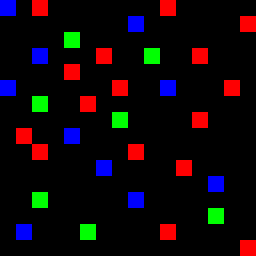

This game map was drawn from its Tiled (.tmx) file and the tilesets committed beside it. A one-line description and the full map source follow:
An orthogonal 16x16 tile map with 16x16 px tiles, 1 tile layer (Layer).

<map version="1.5" tiledversion="1.5.0" orientation="orthogonal" renderorder="right-down" width="16" height="16" tilewidth="16" tileheight="16" infinite="0" nextlayerid="2" nextobjectid="1">
 <tileset firstgid="1" source="Tileset.tsx" />
 <layer id="1" name="Layer" width="16" height="16">
  <data encoding="csv">
3,0,1,0,0,0,0,0,0,0,1,0,0,0,0,0,
0,0,0,0,0,0,0,0,3,0,0,0,0,0,0,1,
0,0,0,0,2,0,0,0,0,0,0,0,0,0,0,0,
0,0,3,0,0,0,1,0,0,2,0,0,1,0,0,0,
0,0,0,0,1,0,0,0,0,0,0,0,0,0,0,0,
3,0,0,0,0,0,0,1,0,0,3,0,0,0,1,0,
0,0,2,0,0,1,0,0,0,0,0,0,0,0,0,0,
0,0,0,0,0,0,0,2,0,0,0,0,1,0,0,0,
0,1,0,0,3,0,0,0,0,0,0,0,0,0,0,0,
0,0,1,0,0,0,0,0,1,0,0,0,0,0,0,0,
0,0,0,0,0,0,3,0,0,0,0,1,0,0,0,0,
0,0,0,0,0,0,0,0,0,0,0,0,0,3,0,0,
0,0,2,0,0,0,0,0,3,0,0,0,0,0,0,0,
0,0,0,0,0,0,0,0,0,0,0,0,0,2,0,0,
0,3,0,0,0,2,0,0,0,0,1,0,0,0,0,0,
0,0,0,0,0,0,0,0,0,0,0,0,0,0,0,1
</data>
 </layer>
</map>
